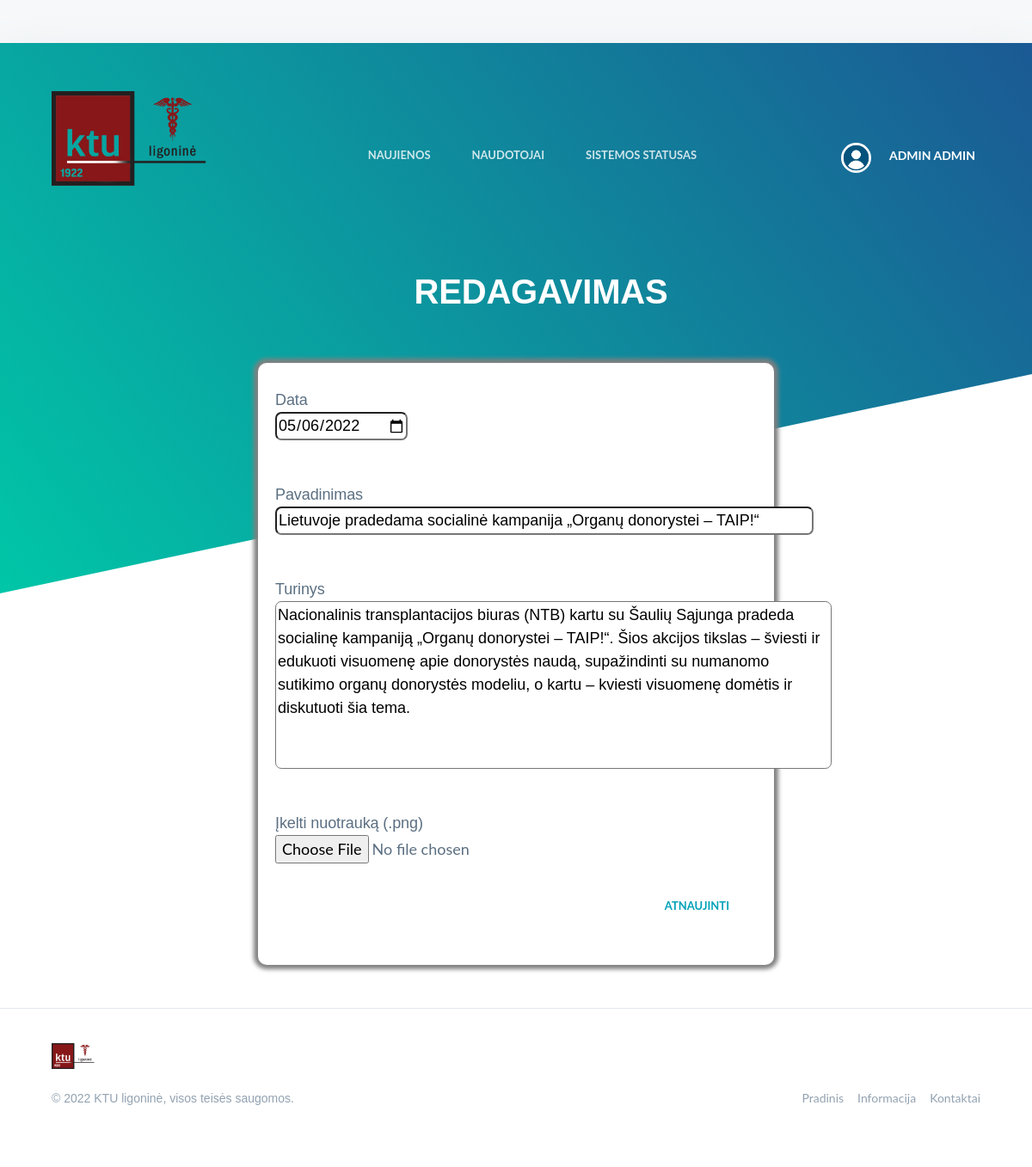
/paskyra/naujienos/9/redagavimas (signed in), run on the app's committed database.
### app.py (models this page shows, shortened)
class User(db.Model, UserMixin):
    unique_id = db.Column(db.String(20), primary_key = True, unique = True)
    first_name = db.Column(db.String(20))
    last_name = db.Column(db.String(20))
    personal_code = db.Column(db.String(11))
    email = db.Column(db.String(50))
    phone = db.Column(db.String(15))
    position = db.Column(db.String(50))
    working_hours = db.Column(db.String(300))
    password = db.Column(db.String(50))
    image_url = db.Column(db.String(100))

class News(db.Model):
    __tablename__ = 'news'
    id = db.Column(db.Integer, primary_key = True, unique = True)
    date = db.Column(db.String(16), default=datetime.datetime.now())
    title = db.Column(db.String(200))
    text = db.Column(db.String(1000))
    image_url = db.Column(db.String(100))

### app.py (the view, shortened to what this page needs)
@app.route('/paskyra/naujienos/<news_id>/redagavimas', methods=['GET', 'POST'])
def admin_news_edit(news_id):
    if(current_user.position == "Administratorius"):
        form = NewsForm()
        news = News.query.get(news_id)
        form.text.data = news.text
        return render_template('admin_news_edit.html', user = current_user, form = form, news = news)
    else:
        return render_template('index.html')

### app.py
class NewsForm(FlaskForm):
    id = IntegerField('ID')
    date = DateField('Data', format='%Y-%m-%d', default=datetime.datetime.now())
    title = StringField('Pavadinimas', validators=[InputRequired()])
    text = TextAreaField('Tekstas', validators=[InputRequired()])
    image = FileField(u'Nuotrauka')

### app.py (called while the page is built)
@user_login.user_loader
def load_user(user_id):
    return User.query.get(user_id)

### templates/admin_news_edit.html (shortened to what this page needs)
﻿<!DOCTYPE html>
<html lang="lt">
<head>
    <link rel="stylesheet" href="{{ url_for('static', filename='styles/admin_news/style.css') }}">
</head>
<body class="is-boxed has-animations">
    <div class="body-wrap boxed-container">
        <header class="site-header">
            <div class="container">
                <div class="site-header-inner">
                    <div class="brand header-brand">
                        <h1 class="m-0">
                            <a href="#">
                                <svg width="32" height="32" viewBox="0 0 32 32" xmlns="http://www.w3.org/2000/svg">
                                    <title>KTU ligonine</title>
                                    <defs>
                                        <div id="header" style="min-width:200px;">
                                            <a href="{{ url_for('home') }}"><img class="main-logo" src="{{ url_for('static', filename='logo.png') }}/" alt=""></a>
                                        </div>
                                    </defs>
                                    <path d="M16 32C7.163 32 0 24.837 0 16S7.163 0 16 0s16 7.163 16 16-7.163 16-16 16zm0-10a6 6 0 1 0 0-12 6 6 0 0 0 0 12z" fill="url(#logo-gradient)" fill-rule="evenodd" />
                                </svg>
                            </a>
                        </h1>
                    </div>
                    <ul class="header-links list-reset m-0 menu-pos">
						<li><a href="{{ url_for('admin_news') }}">Naujienos</a></li>
						<li><a href="{{ url_for('user_list_admin') }}">Naudotojai</a></li>
                        <li><a href="{{ url_for('system_usage') }}">Sistemos statusas</a></li>
					</ul>
					<div class="navbar_right menu-pos">
                        <img src="{{ url_for('static', filename='user_images/' + user.image_url) }}" alt="profile_pic" style="position: absolute; border-radius: 50%;">
                        <div class="dropdown">
                            <button class="dropbtn">
                                <span class="username" style="padding-left: 50px;">{{ user.first_name }} {{ user.last_name }} </span>
                            </button>
                        </div>
                	</div>
                </div>
            </div>
        </header>
        <main>
            <div class="blog-section">
                <div class="section-content blog">
                    <div class="title">
                        <h2 class="title">Redagavimas</h2>
                    </div>
                    <div class="card2 card2-update" style="border-radius:10px;box-shadow: 0px 0px 5px 5px grey;">
                        <form style="margin-left: 20px;" action="{{ url_for('admin_news_edit', news_id=news.id) }}" method="POST" enctype="multipart/form-data">
                            <br>
                            <div class="form-group">
                                <label class="form-label">Data</label><br>
                                {{ form.date(class_='input-box', size='50', placeholder='mmmm-mm-dd hh:mm', value=news.date) }}
                            </div>
                            <div class="form-group">
                                <label class="form-label">Pavadinimas</label><br>
                                {{ form.title(class_='input-box', size='57', placeholder='Įveskite straipsnio pavadinimą...', value=news.title) }}
                            </div>
                            <div class="form-group">
                                <label class="form-label">Turinys</label><br>
                                {{ form.text(class_='input-box', cols='60', rows='7', placeholder='Įveskite straipsnio tekstą...', style='resize:none;') }}
                            </div>
                            <div class="form-group">
                                <label class="form-label">Įkelti nuotrauką (.png)</label><br>
                                {{ form.image() }}
                            </div>
                            <div class="text-right mt-3">
                                <button type="submit" class="button" style="position:absolute;margin-top: -25px; right: 20px;">Atnaujinti</button>
                            </div>
                        </form>
                    </div>
                </div>
            </div>
        </main>
        <footer class="site-footer">
            <div class="container">
                <div class="site-footer-inner">
                    <div class="brand footer-brand">
                        <a href="#">
                            <img src="{{ url_for('static', filename='logo.png') }}" alt="" width="50" height="50" viewBox="0 0 32 32">
                        </a>
                    </div>
                    <ul class="footer-links list-reset">
                        <li>
                            <a href="{{ url_for('home') }}">Pradinis</a>
                        </li>
                        <li>
                            <a href="{{ url_for('info') }}">Informacija</a>
                        </li>
                        <li>
                            <a href="{{ url_for('contacts') }}">Kontaktai</a>
                        </li>
                    </ul>
                    <ul></ul>
                    <div class="footer-copyright" style="font-family: sans-serif;">© 2022 KTU ligoninė, visos teisės saugomos.</div>
                </div>
            </div>
        </footer>
    </div>
</body>
</html>

### data on the page
User: image_url (placeholder picture), first_name "ADMIN", last_name "ADMIN"
News: date "05/06/2022", title "Lietuvoje pradedama socialinė kampanija „Organų donorystei – TAIP!“", text "Nacionalinis transplantacijos biuras (NTB) kartu su Šaulių Sąjunga pradeda socialinę kampaniją „Organų donorystei – TAIP!“. Šios akcijos tikslas – šviesti ir edukuoti visuomenę apie donorystės naudą, supažindinti su numanomo sutikimo organų donorystės modeliu, o kartu – kviesti visuomenę domėtis ir diskutuoti šia tema."
